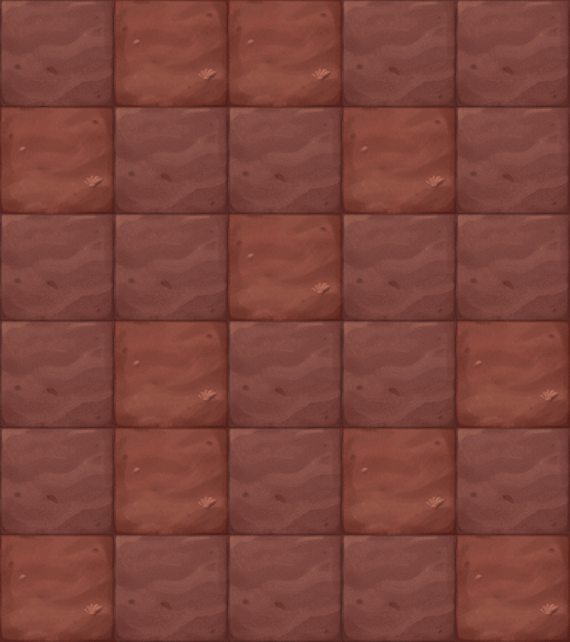

Below is a game level as drawn by its tile map, then a one-line description and the .tmx that defines it (tile-layer data replaced by summaries):
An orthogonal 5x6 tile map with 114x107 px tiles, 1 tile layer (块层 1).

<map version="1.0" orientation="orthogonal" width="5" height="6" tilewidth="114" tileheight="107">
 <tileset firstgid="1" name="map059" tilewidth="114" tileheight="107">
  <image source="map059.png" width="228" height="107" />
 </tileset>
 <layer name="块层 1" width="5" height="6">
  <data>[30 cells, 30 non-empty, 2 distinct tile ids]</data>
 </layer>
</map>
